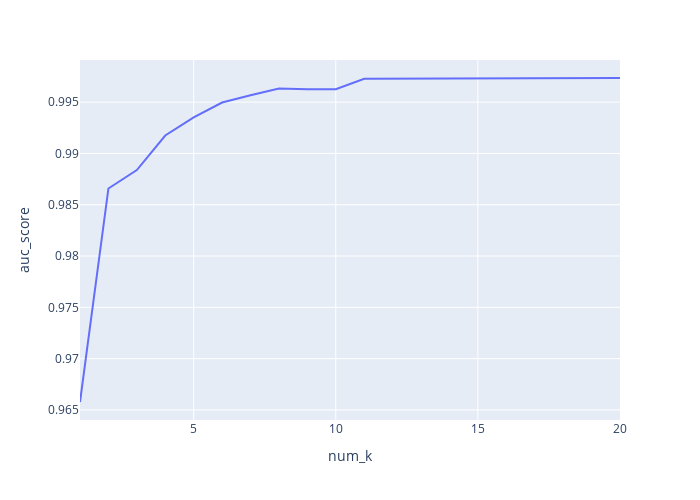

Notebook source saved alongside this figure:
### Markdown cell above
As a final step in our process of ensuring an optimal $k$ value, we will run the same optimization to visualize the range of 1-20 $k$ values with their corresponding AUC score and see whether our chosen $k$ of 13 remains an appropriate choice.

### Code cell
# Generate AUC scores for KNN on dataset
# based on n_neighbors range 1-20
num_k = []
auc_score = []
for i in range(1,21):
    num_k.append(i)
    knn = KNeighborsClassifier(n_neighbors=i)
    knn.fit(X_train,y_train)
    y_scores = knn.predict_proba(X_test)
    fpr, tpr, threshold = roc_curve(y_test, y_scores[:, 1])
    roc_auc = auc(fpr, tpr)
    auc_score.append(roc_auc)

# Create dataframe from AUC scores
pltscore = pd.DataFrame({'num_k': num_k,
                         'auc_score': auc_score})

# Plot KNN AUC frontier
fig = px.line(pltscore,
              x='num_k',
              y='auc_score',
              width=700,
              height=500)
fig.show()

### Figure 1 — Plotly figure (JSON) as saved in the notebook; plotly's stock layout.template omitted (floating-point values rounded to 4 significant figures)
{"data": [{"hovertemplate": "num_k=%{x}<br>auc_score=%{y}<extra></extra>", "legendgroup": "", "line": {"color": "#636efa", "dash": "solid"}, "marker": {"symbol": "circle"}, "mode": "lines", "name": "", "orientation": "v", "showlegend": false, "type": "scatter", "x": [1, 2, 3, 4, 5, 6, 7, 8, 9, 10, 11, 12, 13, 14, 15, 16, 17, 18, 19, 20], "xaxis": "x", "y": [0.9658, 0.9866, 0.9884, 0.9917, 0.9935, 0.995, 0.9957, 0.9963, 0.9963, 0.9963, 0.9973, 0.9973, 0.9973, 0.9973, 0.9973, 0.9973, 0.9973, 0.9973, 0.9973, 0.9974], "yaxis": "y"}], "layout": {"height": 500, "legend": {"tracegroupgap": 0}, "margin": {"t": 60}, "width": 700, "xaxis": {"anchor": "y", "domain": [0, 1], "title": {"text": "num_k"}}, "yaxis": {"anchor": "x", "domain": [0, 1], "title": {"text": "auc_score"}}}}
